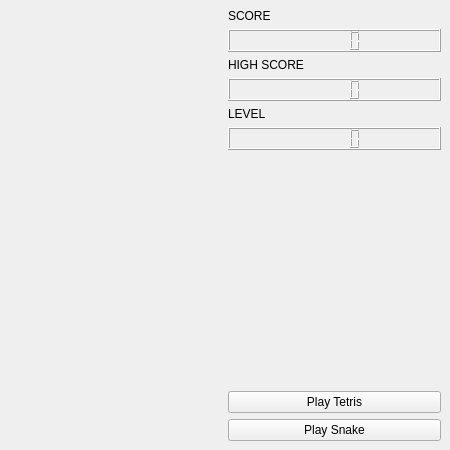
<?xml version="1.0" encoding="UTF-8"?>
<ui version="4.0">
 <class>MainWindow</class>
 <widget class="QMainWindow" name="MainWindow">
  <property name="geometry">
   <rect>
    <x>0</x>
    <y>0</y>
    <width>450</width>
    <height>450</height>
   </rect>
  </property>
  <property name="windowTitle">
   <string>BrickGame v2.0</string>
  </property>
  <widget class="QWidget" name="centralwidget">
   <layout class="QHBoxLayout" name="horizontalLayout">
    <item>
     <widget class="GameWidget" name="gameWidget" native="true"/>
    </item>
    <item>
     <layout class="QVBoxLayout" name="verticalLayout">
      <item>
       <widget class="QLabel" name="label">
        <property name="text">
         <string>SCORE</string>
        </property>
       </widget>
      </item>
      <item>
       <widget class="QLCDNumber" name="scoreLcd"/>
      </item>
      <item>
       <widget class="QLabel" name="label_2">
        <property name="text">
         <string>HIGH SCORE</string>
        </property>
       </widget>
      </item>
      <item>
       <widget class="QLCDNumber" name="highScoreLcd"/>
      </item>
      <item>
       <widget class="QLabel" name="label_3">
        <property name="text">
         <string>LEVEL</string>
        </property>
       </widget>
      </item>
      <item>
       <widget class="QLCDNumber" name="levelLcd"/>
      </item>
      <item>
       <spacer name="verticalSpacer">
        <property name="orientation">
         <enum>Qt::Vertical</enum>
        </property>
        <property name="sizeHint" stdset="0">
         <size>
          <width>20</width>
          <height>40</height>
         </size>
        </property>
       </spacer>
      </item>
      <item>
       <widget class="QPushButton" name="tetrisButton">
        <property name="text">
         <string>Play Tetris</string>
        </property>
       </widget>
      </item>
      <item>
       <widget class="QPushButton" name="snakeButton">
        <property name="text">
         <string>Play Snake</string>
        </property>
       </widget>
      </item>
     </layout>
    </item>
   </layout>
  </widget>
 </widget>
 <customwidgets>
  <customwidget>
   <class>GameWidget</class>
   <extends>QWidget</extends>
   <header>gamewidget.h</header>
   <container>1</container>
  </customwidget>
 </customwidgets>
 <resources/>
 <connections/>
</ui>
